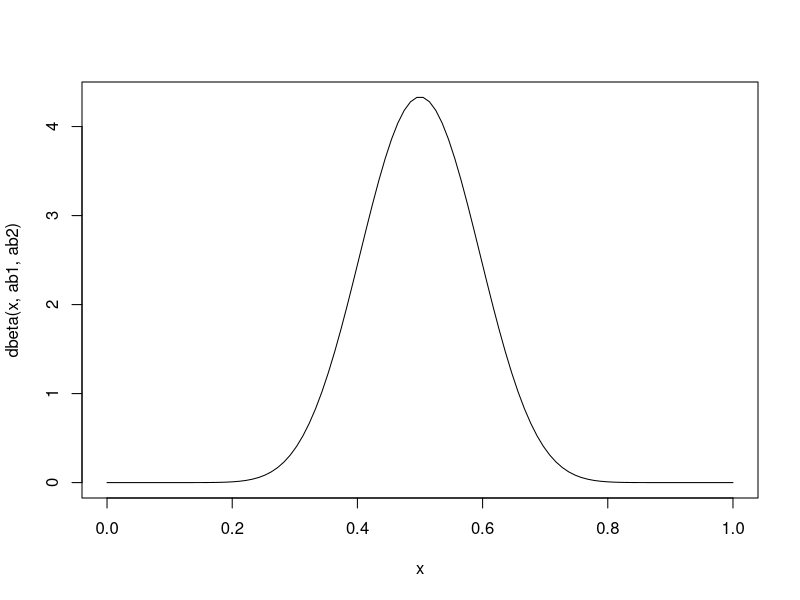
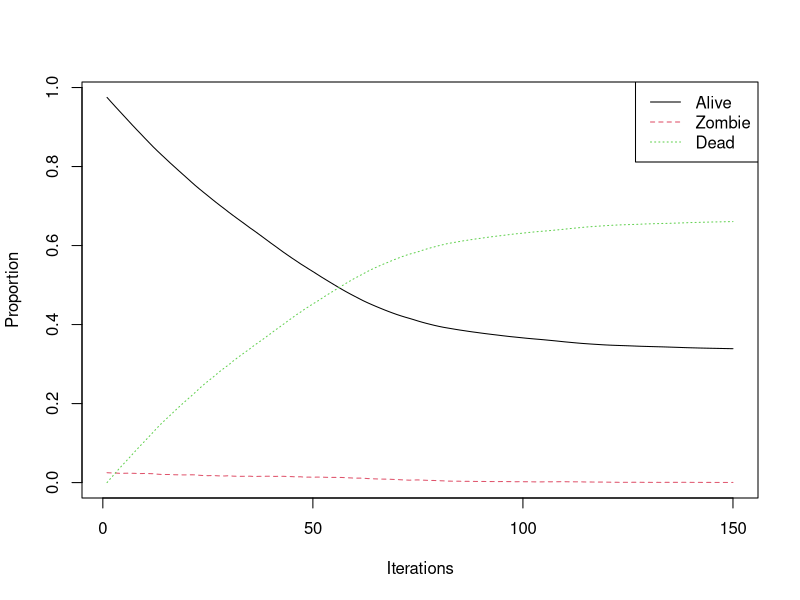

Recreate these plots in R, in order.
# Function to create initial population
initialPop <- function(n, ab1, ab2, infected.prop) {
  pop <- data.frame(id = 1:n, ability = rbeta(n, ab1, ab2), status = 'A',
                    stringsAsFactors = FALSE)

  # Creating infected individuals
  infected.id <- sample(pop$id, round(n * infected.prop))
  pop$status[infected.id] <- 'Z'

  pop
}



# Function to pair up individuals
pairUp <- function(data) {
  # Pair up those alive and zombies
  npairs <- floor(nrow(data)/2)
  pairs <- sample(1:(2*npairs))
  
  # Pairs of zombies vs humans
  p1 <- pairs[1:npairs]
  p2 <- pairs[(npairs + 1):(2 * npairs)]
  index.ZvH <- data$status[p1] != data$status[p2]

  # Returns pairs of interest
  pairs <- cbind(p1, p2)
  matrix(pairs[index.ZvH, ], ncol = 2)
}



# Function to simulate encounter
encounter <- function(data, pairs) {
  if(nrow(pairs) == 0)
    return(data)

  status.Z <- data$status[pairs[, 1]] == 'Z'
  pairs.tmp <- pairs
  pairs[status.Z, 1] <- pairs.tmp[status.Z, 2]
  pairs[status.Z, 2] <- pairs.tmp[status.Z, 1]

  humanWin <- rbinom(nrow(pairs), 1, data$ability[pairs[, 1]])
  data$status[pairs[humanWin == 0, 1]] <- 'Z'
  data[- pairs[humanWin == 1, 2], ]
}



# Function to simulate outbreak
outbreak <- function(population, rounds) {
  results <- matrix(0, rounds, 2)
  j <- 1
  nh <- sum(population$status == 'A')
  nz <- nrow(population) - nh
  results[j, ] <- c(nh, nz)
   
  while(nh > 0 & nz > 0 & j < rounds) {
    j <- j+1
    pairs <- pairUp(population)
    population <- encounter(population, pairs)
    nh <- sum(population$status == 'A')
    nz <- nrow(population) - nh
    results[j, ] <- c(nh, nz)
  }

  results[rowSums(results) > 0, ]
}



# 
n <- 1e5
ab1 <- 15; ab2 <- 15  
x <- seq(0, 1, l = 1e2); plot(x, dbeta(x, ab1, ab2), ty = 'l')
infected.prop <- .025

pop <- initialPop(n, ab1, ab2, infected.prop)
tes <- outbreak(pop, 150)
tes <- cbind(tes, n - rowSums(tes))

matplot(1:nrow(tes), tes/n, ty = 'l', xlab = "Iterations", ylab = "Proportion")
legend("topright", c('Alive', 'Zombie', 'Dead'), col = 1:3, lty = 1:3)